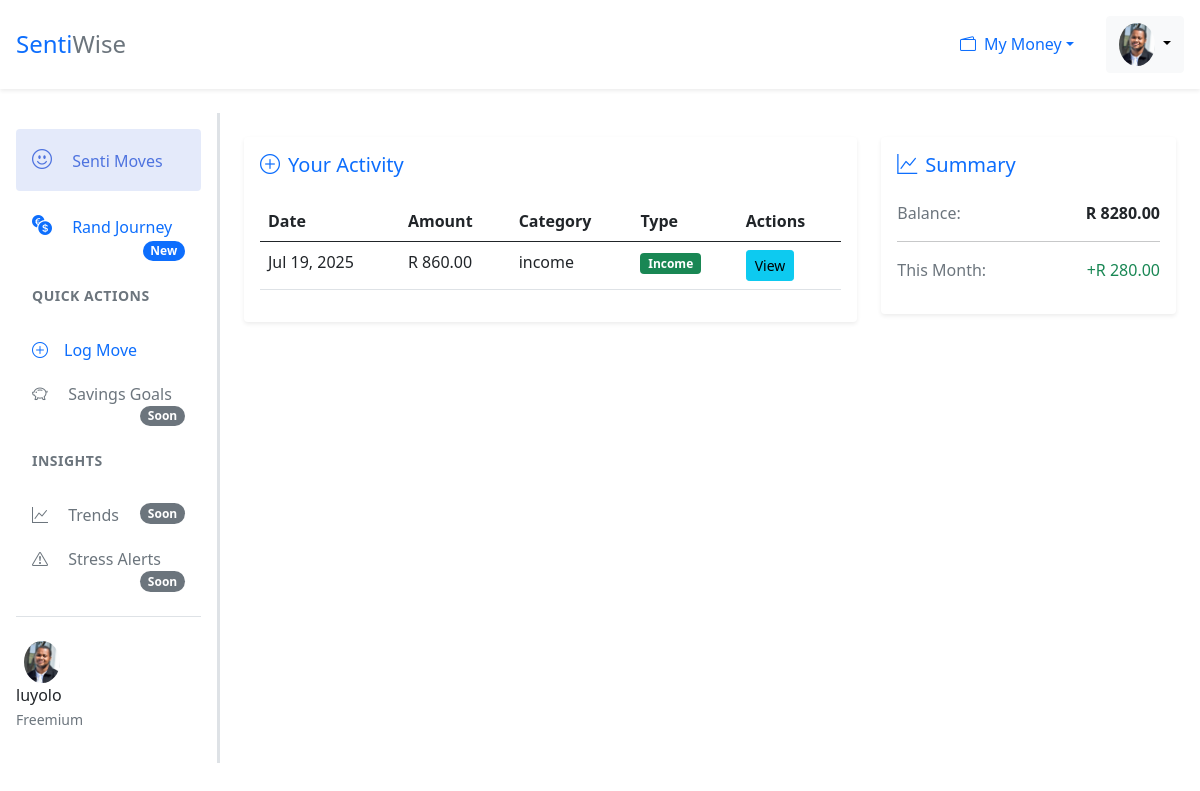
Before: /dashboard (signed in) with the older database file.
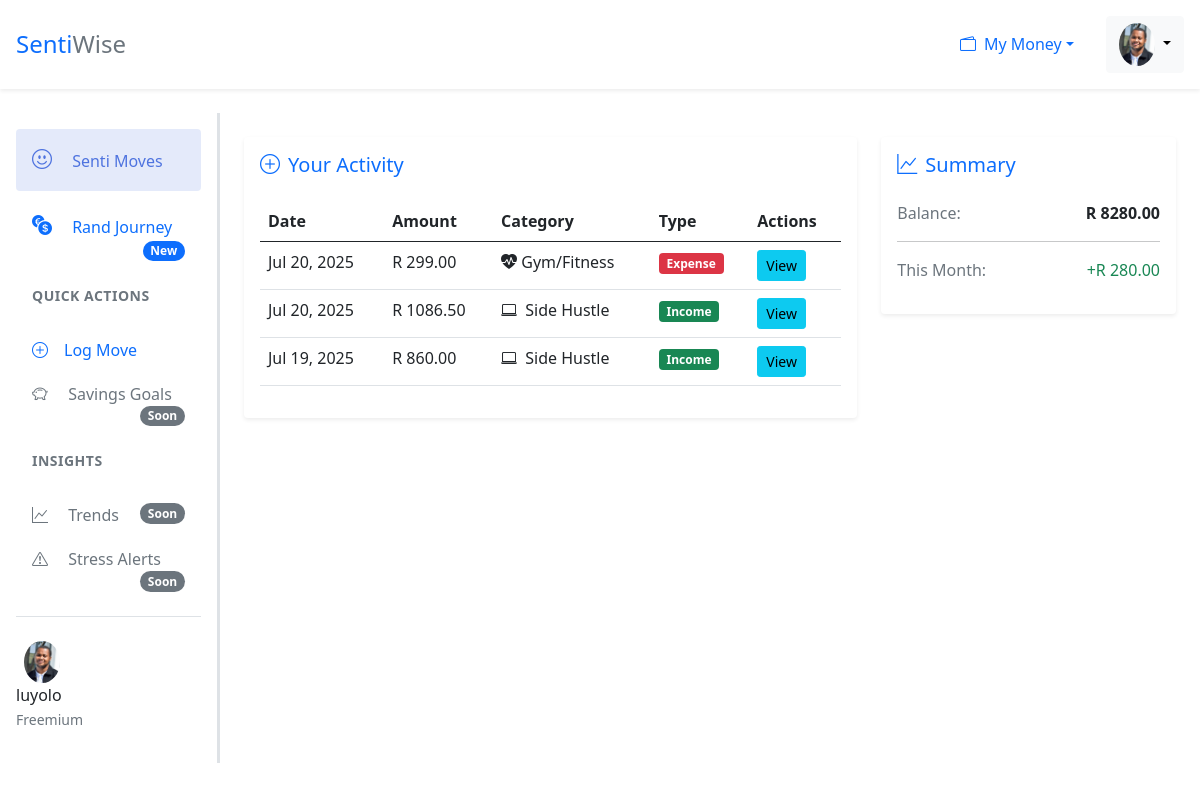
After: the same page with the newer database file.
### transactions/models.py (models this page shows, shortened)
class Transaction(models.Model):
    TRANSACTION_TYPES = (
        ('income', 'Income'),
        ('expense', 'Expense'),
    )
    user = models.ForeignKey(User, on_delete=models.CASCADE, related_name='transactions')
    amount = models.DecimalField(max_digits=10, decimal_places=2)
    category = models.CharField(max_length=22, choices=Category.DEFAULT_CATEGORIES) # preset categories in form
    date = models.DateField()
    type = models.CharField(max_length=7, choices=TRANSACTION_TYPES)
    description = models.CharField(max_length=255, blank=True)

### transactions/views.py (the view)
# urls.py: path('dashboard', transactions_user_dashboard, name='dashboard'),
@login_required(login_url='login')
def transactions_user_dashboard(request):
    form = TransactionForm()
    transactions = Transaction.objects.filter(user=request.user).order_by('-date')
    context = {
        'form': form,
        'transactions': transactions,
        'total_income': sum(t.amount for t in transactions if t.type == 'income'),
        'total_expences': sum(t.amount for t in transactions if t.type == 'expense'),
    }
    return render(request, "transactions/dashboard.html", context)

### transactions/templates/transactions/dashboard.html (shortened to what the changed rows need)
{% extends 'transactions/index.html' %}
{% load crispy_forms_tags %}
{% load static %}
{% block content %}
<div class="tracker-container">
  <div class="d-flex">
    <main class="tracker-main-content p-4 flex-grow-1">
      <div class="row">
        <div class="col-lg-8">
          <div class="card border-0 shadow-sm mb-4">
            <div class="card-body">
              <table class="table table-hover">
                  <thead>
                      <tr>
                        <th>Date</th>
                        <th>Amount</th>
                        <th>Category</th>
                        <th>Type</th>
                        <th>Actions</th>
                      </tr>
                  </thead>
                  <tbody>
                      {% for t in transactions %}
                      <tr>
                          <td>{{ t.date|date:"M d, Y" }}</td>
                          <td>R {{ t.amount }}</td>
                          <td>
                            {% if t.category == 'SALARY' %}
                                <i class="bi bi-briefcase me-1"></i> Work/Salary
                              {% elif t.category == 'SIDE_HUSTLE' %}
                                <i class="bi bi-laptop me-1"></i> Side Hustle
                              {% elif t.category == 'GYM' %}
                                <i class="bi bi-heart-pulse-fill"></i> Gym/Fitness
                              {% else %}
                                {{ category_display|default:t.category }}
                            {% endif %}
                          </td>
                          <td>
                              <span class="badge {% if t.type == 'income' %}bg-success{% else %}bg-danger{% endif %}">
                                  {{ t.type|title }}
                              </span>
                          </td>
                          <td>
                              <a href="{% url 'detail_transaction' t.id %}" class="btn btn-sm btn-info">View</a>
                          </td>
                      </tr>
                      {% endfor %}
                  </tbody>
              </table>
            </div>
          </div>
        </div>
      </div>
    </main>
  </div>
</div>
{% endblock %}

Changed rows visible on the page:
added Transaction: date "Jul 20, 2025", amount "299.00", category "GYM" (drawn), type "Expense"
added Transaction: date "Jul 20, 2025", amount "1086.50", category "SIDE_HUSTLE" (drawn), type "Income"
changed Transaction "Jul 19, 2025": category "income" → (not shown); now shows "Side Hustle"
